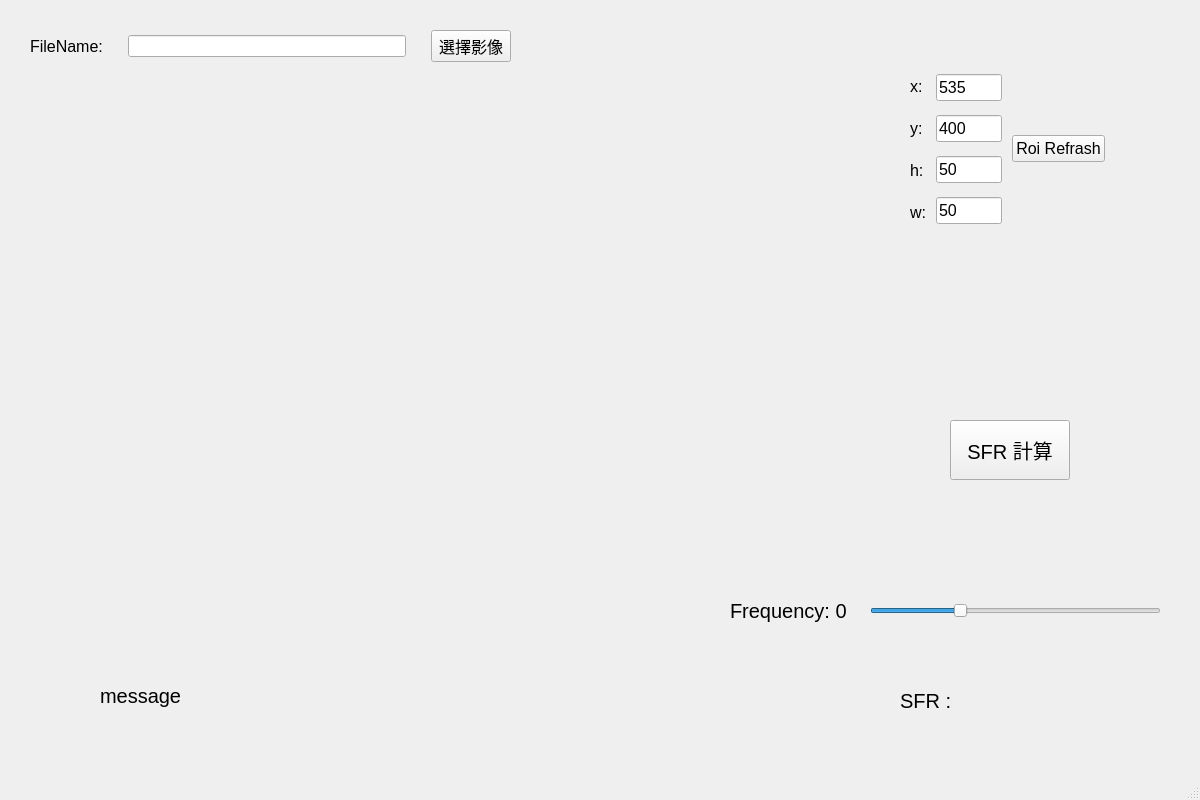
<?xml version="1.0" encoding="UTF-8"?>
<ui version="4.0">
 <class>MainWindow</class>
 <widget class="QMainWindow" name="MainWindow">
  <property name="geometry">
   <rect>
    <x>0</x>
    <y>0</y>
    <width>1200</width>
    <height>800</height>
   </rect>
  </property>
  <property name="windowTitle">
   <string>MainWindow</string>
  </property>
  <widget class="QWidget" name="centralwidget">
   <widget class="QLabel" name="labelImage">
    <property name="geometry">
     <rect>
      <x>40</x>
      <y>170</y>
      <width>600</width>
      <height>460</height>
     </rect>
    </property>
    <property name="text">
     <string/>
    </property>
   </widget>
   <widget class="QLabel" name="labelMsg">
    <property name="geometry">
     <rect>
      <x>100</x>
      <y>670</y>
      <width>411</width>
      <height>51</height>
     </rect>
    </property>
    <property name="font">
     <font>
      <pointsize>15</pointsize>
     </font>
    </property>
    <property name="text">
     <string>message</string>
    </property>
   </widget>
   <widget class="QLabel" name="labelROI">
    <property name="geometry">
     <rect>
      <x>680</x>
      <y>70</y>
      <width>160</width>
      <height>200</height>
     </rect>
    </property>
    <property name="text">
     <string/>
    </property>
   </widget>
   <widget class="QPushButton" name="pushButtonCalculate">
    <property name="geometry">
     <rect>
      <x>950</x>
      <y>420</y>
      <width>120</width>
      <height>60</height>
     </rect>
    </property>
    <property name="font">
     <font>
      <pointsize>15</pointsize>
     </font>
    </property>
    <property name="text">
     <string>SFR 計算</string>
    </property>
   </widget>
   <widget class="QLabel" name="labelSFRValue">
    <property name="geometry">
     <rect>
      <x>900</x>
      <y>660</y>
      <width>251</width>
      <height>81</height>
     </rect>
    </property>
    <property name="font">
     <font>
      <pointsize>15</pointsize>
     </font>
    </property>
    <property name="text">
     <string>SFR : </string>
    </property>
   </widget>
   <widget class="QWidget" name="horizontalLayoutWidget">
    <property name="geometry">
     <rect>
      <x>910</x>
      <y>70</y>
      <width>195</width>
      <height>158</height>
     </rect>
    </property>
    <layout class="QHBoxLayout" name="horizontalLayout">
     <property name="spacing">
      <number>10</number>
     </property>
     <item>
      <layout class="QVBoxLayout" name="verticalLayout_2">
       <item>
        <widget class="QLabel" name="labelX">
         <property name="font">
          <font>
           <pointsize>12</pointsize>
          </font>
         </property>
         <property name="text">
          <string>x:</string>
         </property>
        </widget>
       </item>
       <item>
        <widget class="QLabel" name="labelY">
         <property name="font">
          <font>
           <pointsize>12</pointsize>
          </font>
         </property>
         <property name="text">
          <string>y:</string>
         </property>
        </widget>
       </item>
       <item>
        <widget class="QLabel" name="labelH">
         <property name="font">
          <font>
           <pointsize>12</pointsize>
          </font>
         </property>
         <property name="text">
          <string>h:</string>
         </property>
        </widget>
       </item>
       <item>
        <widget class="QLabel" name="labelW">
         <property name="font">
          <font>
           <pointsize>12</pointsize>
          </font>
         </property>
         <property name="text">
          <string>w:</string>
         </property>
        </widget>
       </item>
      </layout>
     </item>
     <item>
      <layout class="QVBoxLayout" name="verticalLayout">
       <item>
        <widget class="QLineEdit" name="lineEditX">
         <property name="font">
          <font>
           <pointsize>12</pointsize>
          </font>
         </property>
         <property name="text">
          <string>535</string>
         </property>
        </widget>
       </item>
       <item>
        <widget class="QLineEdit" name="lineEditY">
         <property name="font">
          <font>
           <pointsize>12</pointsize>
          </font>
         </property>
         <property name="text">
          <string>400</string>
         </property>
        </widget>
       </item>
       <item>
        <widget class="QLineEdit" name="lineEditH">
         <property name="font">
          <font>
           <pointsize>12</pointsize>
          </font>
         </property>
         <property name="text">
          <string>50</string>
         </property>
        </widget>
       </item>
       <item>
        <widget class="QLineEdit" name="lineEditW">
         <property name="font">
          <font>
           <pointsize>12</pointsize>
          </font>
         </property>
         <property name="text">
          <string>50</string>
         </property>
        </widget>
       </item>
      </layout>
     </item>
     <item>
      <widget class="QPushButton" name="pushButtonShowROI">
       <property name="font">
        <font>
         <pointsize>12</pointsize>
        </font>
       </property>
       <property name="text">
        <string>Roi Refrash</string>
       </property>
      </widget>
     </item>
    </layout>
   </widget>
   <widget class="QWidget" name="horizontalLayoutWidget_2">
    <property name="geometry">
     <rect>
      <x>30</x>
      <y>30</y>
      <width>481</width>
      <height>111</height>
     </rect>
    </property>
    <layout class="QHBoxLayout" name="horizontalLayout_2">
     <property name="spacing">
      <number>25</number>
     </property>
     <property name="sizeConstraint">
      <enum>QLayout::SetMinAndMaxSize</enum>
     </property>
     <property name="topMargin">
      <number>0</number>
     </property>
     <item>
      <widget class="QLabel" name="labelFileName">
       <property name="font">
        <font>
         <pointsize>12</pointsize>
        </font>
       </property>
       <property name="text">
        <string>FileName:</string>
       </property>
      </widget>
     </item>
     <item>
      <widget class="QLineEdit" name="lineEditFileName">
       <property name="enabled">
        <bool>true</bool>
       </property>
      </widget>
     </item>
     <item>
      <widget class="QPushButton" name="pushButtonChoiceFile">
       <property name="font">
        <font>
         <pointsize>12</pointsize>
        </font>
       </property>
       <property name="text">
        <string>選擇影像</string>
       </property>
      </widget>
     </item>
    </layout>
   </widget>
   <widget class="QLabel" name="labelFrequencyValue">
    <property name="geometry">
     <rect>
      <x>730</x>
      <y>590</y>
      <width>141</width>
      <height>41</height>
     </rect>
    </property>
    <property name="font">
     <font>
      <pointsize>15</pointsize>
     </font>
    </property>
    <property name="text">
     <string>Frequency: 0</string>
    </property>
   </widget>
   <widget class="QSlider" name="horizontalSliderFrequencyValue">
    <property name="geometry">
     <rect>
      <x>870</x>
      <y>600</y>
      <width>291</width>
      <height>21</height>
     </rect>
    </property>
    <property name="maximum">
     <number>10</number>
    </property>
    <property name="pageStep">
     <number>1</number>
    </property>
    <property name="value">
     <number>3</number>
    </property>
    <property name="orientation">
     <enum>Qt::Horizontal</enum>
    </property>
   </widget>
  </widget>
  <widget class="QMenuBar" name="menubar">
   <property name="geometry">
    <rect>
     <x>0</x>
     <y>0</y>
     <width>1200</width>
     <height>21</height>
    </rect>
   </property>
  </widget>
  <widget class="QStatusBar" name="statusbar"/>
 </widget>
 <resources/>
 <connections/>
</ui>
